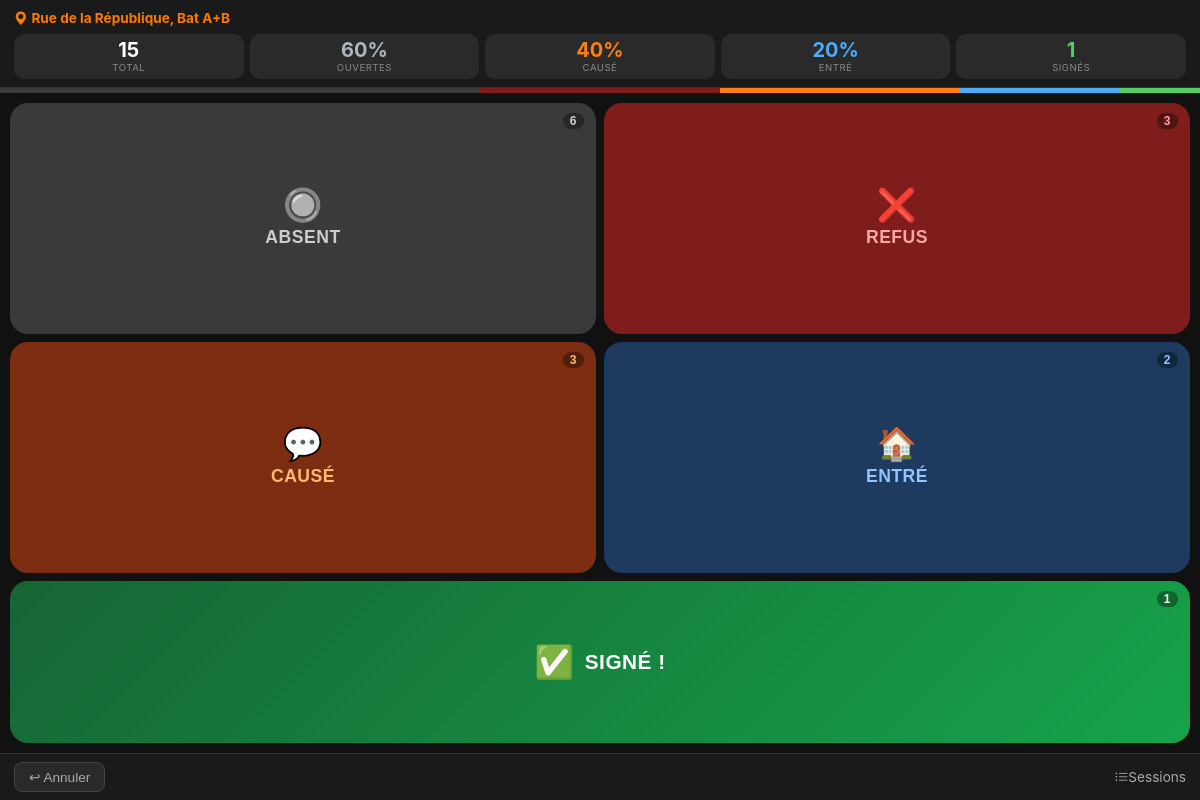
Screenshot of /prospection/1 with the database file from the repository.
### app.py (models this page shows, shortened)
class SessionProspection(db.Model):
    __tablename__ = "sessions_prospection"
    id = db.Column(db.Integer, primary_key=True)
    nom = db.Column(db.String(200), nullable=False)   # ex: "Rue de la Paix, Paris 2"
    date = db.Column(db.Date, nullable=False, default=date.today)
    created_at = db.Column(db.DateTime, default=datetime.utcnow)
    portes = db.relationship(
        "Porte", backref="session", lazy=True,
        cascade="all, delete-orphan", order_by="Porte.id",
    )
    @property
    def total(self):
        return len(self.portes)
    @property
    def nb_ouvertes(self):
        return sum(1 for p in self.portes if p.resultat in ("refus", "cause", "entre", "signe"))
    @property
    def nb_causes(self):
        return sum(1 for p in self.portes if p.resultat in ("cause", "entre", "signe"))
    @property
    def nb_entrees(self):
        return sum(1 for p in self.portes if p.resultat in ("entre", "signe"))
    @property
    def nb_signes(self):
        return sum(1 for p in self.portes if p.resultat == "signe")
    def _pct(self, n):
        return round(n / self.total * 100) if self.total else 0
    @property
    def taux_ouverture(self):
        return self._pct(self.nb_ouvertes)
    @property
    def taux_entree(self):
        return self._pct(self.nb_entrees)
    @property
    def taux_cause(self):
        return self._pct(self.nb_causes)

class Porte(db.Model):
    __tablename__ = "portes"
    id = db.Column(db.Integer, primary_key=True)
    session_id = db.Column(
        db.Integer, db.ForeignKey("sessions_prospection.id"), nullable=False
    )
    resultat = db.Column(db.String(20), nullable=False)
    created_at = db.Column(db.DateTime, default=datetime.utcnow)

### app.py (the view)
@app.route("/prospection/<int:session_id>")
def tap_session(session_id):
    session = SessionProspection.query.get_or_404(session_id)
    return render_template(
        "tap.html",
        session=session,
        resultats=RESULTATS_PORTE,
    )

### templates/tap.html (shortened to what this page needs)
<!doctype html>
<html lang="fr">
<head>
  <link href="/static/css/bootstrap-icons.min.css" rel="stylesheet">
</head>
<body>
<div class="top-bar">
  <div class="session-name">
    <i class="bi bi-geo-alt-fill" style="color:#ff7900;"></i>
    <strong>{{ session.nom }}</strong>
  </div>
  <div class="stats-row">
    <div class="stat-pill c-total">
      <div class="val" id="s-total">{{ session.total }}</div>
      <div class="lbl">Total</div>
    </div>
    <div class="stat-pill c-open">
      <div class="val" id="s-ouv">{{ session.taux_ouverture }}%</div>
      <div class="lbl">Ouvertes</div>
    </div>
    <div class="stat-pill c-cause">
      <div class="val" id="s-cause">{{ session.taux_cause }}%</div>
      <div class="lbl">Causé</div>
    </div>
    <div class="stat-pill c-entre">
      <div class="val" id="s-entre">{{ session.taux_entree }}%</div>
      <div class="lbl">Entré</div>
    </div>
    <div class="stat-pill c-signe">
      <div class="val" id="s-signe">{{ session.nb_signes }}</div>
      <div class="lbl">Signés</div>
    </div>
  </div>
</div>
<div class="progress-strip" id="progress-strip">
  <div class="seg" id="seg-absent" style="background:#3a3a3a; width:{{ 100 - session.taux_ouverture }}%;"></div>
  <div class="seg" id="seg-refus"  style="background:#7f1d1d; width:{{ (session.nb_ouvertes - session.nb_causes) / session.total * 100 if session.total else 0 }}%;"></div>
  <div class="seg" id="seg-cause"  style="background:#fd7e14; width:{{ (session.nb_causes - session.nb_entrees) / session.total * 100 if session.total else 0 }}%;"></div>
  <div class="seg" id="seg-entre"  style="background:#4dabf7; width:{{ (session.nb_entrees - session.nb_signes) / session.total * 100 if session.total else 0 }}%;"></div>
  <div class="seg" id="seg-signe"  style="background:#51cf66; width:{{ session.nb_signes / session.total * 100 if session.total else 0 }}%;"></div>
</div>
<div class="btn-grid">
  <button class="tap-btn btn-absent" onclick="tap('absent')">
    <span class="emoji">🔘</span>
    <span>ABSENT</span>
    <span class="count-badge" id="c-absent">{{ session.portes | selectattr('resultat', 'eq', 'absent') | list | length }}</span>
  </button>
  <button class="tap-btn btn-refus" onclick="tap('refus')">
    <span class="emoji">❌</span>
    <span>REFUS</span>
    <span class="count-badge" id="c-refus">{{ session.portes | selectattr('resultat', 'eq', 'refus') | list | length }}</span>
  </button>
  <button class="tap-btn btn-cause" onclick="tap('cause')">
    <span class="emoji">💬</span>
    <span>CAUSÉ</span>
    <span class="count-badge" id="c-cause">{{ session.portes | selectattr('resultat', 'eq', 'cause') | list | length }}</span>
  </button>
  <button class="tap-btn btn-entre" onclick="tap('entre')">
    <span class="emoji">🏠</span>
    <span>ENTRÉ</span>
    <span class="count-badge" id="c-entre">{{ session.portes | selectattr('resultat', 'eq', 'entre') | list | length }}</span>
  </button>
  <button class="tap-btn btn-signe" onclick="tap('signe')">
    <span class="emoji">✅</span>
    <span>SIGNÉ !</span>
    <span class="count-badge" id="c-signe">{{ session.nb_signes }}</span>
  </button>
</div>
<div class="bottom-bar">
  <button class="undo-btn" onclick="annuler()">↩ Annuler</button>
  <a href="{{ url_for('liste_prospection') }}" class="home-link">
    <i class="bi bi-list-ul me-1"></i>Sessions
  </a>
</div>
</body>
</html>

### templates/tap.html (style rules this page uses)
* { box-sizing: border-box; margin: 0; padding: 0; -webkit-tap-highlight-color: transparent; }
body { background: #111; color: #fff; font-family: -apple-system, BlinkMacSystemFont, 'Segoe UI', sans-serif; height: 100dvh; display: flex; flex-direction: column; overflow: hidden; user-select: none; }
.top-bar { background: #1a1a1a; padding: 10px 14px 8px; border-bottom: 1px solid #333; flex-shrink: 0; }
.session-name { font-size: .85rem; color: #aaa; white-space: nowrap; overflow: hidden; text-overflow: ellipsis; }
.session-name strong { color: #ff7900; }
.stats-row { display: flex; gap: 6px; margin-top: 8px; }
.stat-pill { flex: 1; background: #2a2a2a; border-radius: 10px; padding: 6px 4px; text-align: center; }
.stat-pill .val { font-size: 1.25rem; font-weight: 700; line-height: 1; }
.stat-pill .lbl { font-size: .6rem; color: #888; text-transform: uppercase; letter-spacing: .5px; margin-top: 2px; }
.stat-pill.c-total .val { color: #fff; }
.stat-pill.c-open .val { color: #adb5bd; }
.stat-pill.c-cause .val { color: #fd7e14; }
.stat-pill.c-entre .val { color: #4dabf7; }
.stat-pill.c-signe .val { color: #51cf66; }
.progress-strip { height: 5px; display: flex; flex-shrink: 0; }
.seg { transition: width .2s ease; }
.btn-grid { flex: 1; display: grid; grid-template-columns: 1fr 1fr; grid-template-rows: 1fr 1fr 0.7fr; gap: 8px; padding: 10px; min-height: 0; }
.tap-btn { border: none; border-radius: 18px; cursor: pointer; display: flex; flex-direction: column; align-items: center; justify-content: center; gap: 6px; font-weight: 700; font-size: 1.1rem; letter-spacing: .5px; transition: transform .08s, filter .08s; -webkit-touch-callout: none; position: relative; overflow: hidden; }
.tap-btn .emoji { font-size: 2rem; line-height: 1; }
.tap-btn .count-badge { position: absolute; top: 10px; right: 12px; background: rgba(0,0,0,.35); border-radius: 20px; padding: 1px 7px; font-size: .75rem; font-weight: 700; }
.btn-absent { background: #3a3a3a; color: #ccc; }
.btn-refus { background: #7f1d1d; color: #fca5a5; }
.btn-cause { background: #7c2d12; color: #fdba74; }
.btn-entre { background: #1e3a5f; color: #93c5fd; }
.btn-signe { grid-column: 1 / -1; background: linear-gradient(135deg, #166534, #16a34a); color: #fff; font-size: 1.3rem; flex-direction: row; gap: 10px; }
.bottom-bar { background: #1a1a1a; border-top: 1px solid #333; padding: 8px 14px; display: flex; justify-content: space-between; align-items: center; flex-shrink: 0; }
.undo-btn { background: #2a2a2a; border: 1px solid #444; color: #aaa; border-radius: 8px; padding: 6px 14px; font-size: .85rem; cursor: pointer; }
.home-link { color: #aaa; text-decoration: none; font-size: .85rem; }

### rows the page displays
SessionProspection: nom "Rue de la République, Bat A+B"
Porte: taux_ouverture "60", taux_cause "40", taux_entree "20", nb_signes "1"

### other values shown
{{ session.total }} "15"
{{ session.portes | selectattr('resultat', 'eq', 'refus') | list | length }} "3"
{{ session.portes | selectattr('resultat', 'eq', 'cause') | list | length }} "3"
{{ session.portes | selectattr('resultat', 'eq', 'entre') | list | length }} "2"
